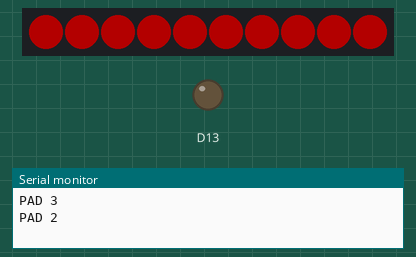
This sketch was run on a simulated Adafruit Circuit Playground Express. Shown: 10 RGB LEDs in strip order, left to right, output pins drawn as LEDs (lit = HIGH), the last lines printed to the serial monitor. Dim RGB values are drawn brighter than linear.

Above: at 0.3 s.
At 1.1 s:
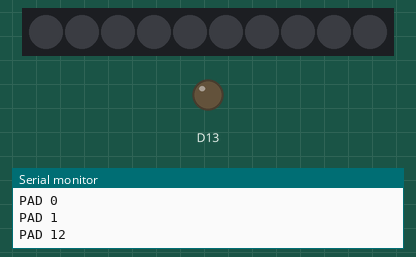
At 1.6 s:
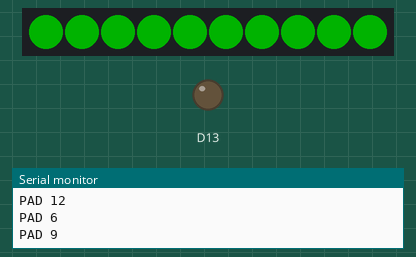

The sketch:

CupLamp.ino
```cpp
#include <Adafruit_CircuitPlayground.h>

#define CAP_THRESHOLD   20
#define DEBOUNCE        250
#define BRIGHTNESS      60

uint8_t pads[] = {3, 2, 0, 1, 12, 6, 9, 10};
uint8_t numberOfPads = sizeof(pads)/sizeof(uint8_t);

void padPressed(uint8_t pad) {

  Serial.print("PAD "); Serial.println(pad); //DEBUG Print Pad Number

  if(pad == 2) {
    setColorRGB(255, 0, 0); //RED
    return;
  }

  if(pad == 9) {
    setColorRGB(0,255,0); //GREEN
    return;
  }

  if(pad == 1) {
    setColorRGB(0,0,255); //BLUE
    return;
  }

  if(pad == 12) {
    turnOff();
    return;
  }
}


////////////////////////////////////////////////////////////////////////////
boolean capButton(uint8_t pad) {
  if (CircuitPlayground.readCap(pad) > CAP_THRESHOLD) {
    return true;
  } else {
    return false;
  }
}

void setColorRGB(int r, int g, int b)
{
  for (int i=0; i<CircuitPlayground.strip.numPixels();++i) {
    CircuitPlayground.setPixelColor(i, r, g, b);
  }
}

void turnOff()
{
  CircuitPlayground.clearPixels();
}

////////////////////////////////////////////////////////////////////////////


////////////////////////////////////////////////////////////////////////////
void setup() {
  // Initialize serial.
  Serial.begin(9600);

  // Initialize Circuit Playground library.
  CircuitPlayground.begin();
  CircuitPlayground.setBrightness(BRIGHTNESS);
  CircuitPlayground.clearPixels();
}

void loop() {

  // Loop over every pad.
  for (int i=0; i<numberOfPads; i++) {

    // Check if pad is touched.
    if (capButton(pads[i])) {

      // Do something.
      padPressed(pads[i]);

      // But not too often.
      delay(DEBOUNCE);
    }
  }
}
```

Measured:
- by itself, everything shown: repeats every 2.0 s, in 4 steps
- what the display in image 0 shows lasts 0.5 s, from 0.3 s to 0.8 s
- what the display in image 2 shows lasts 0.8 s, from 1.5 s to 2.3 s
